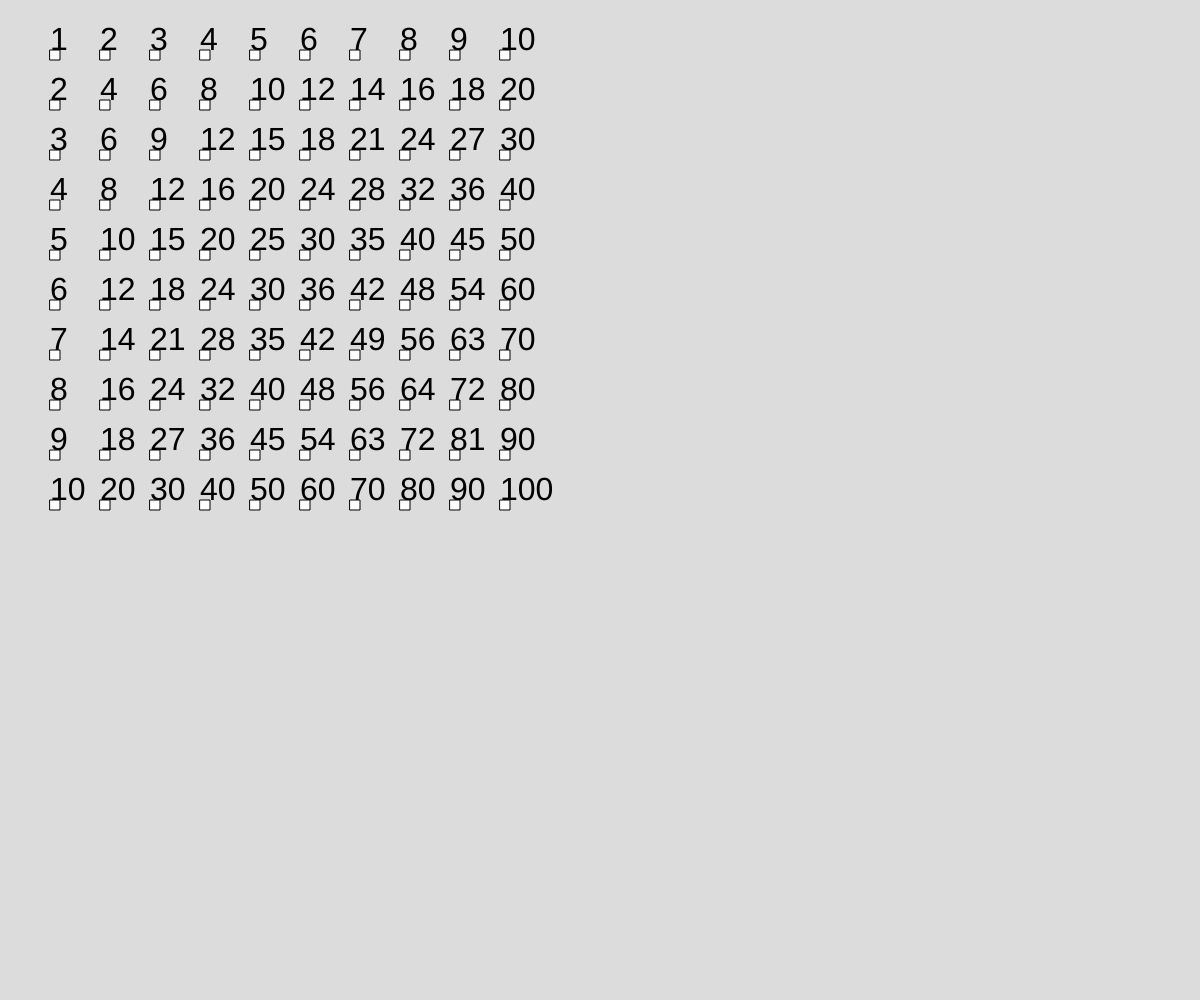
Frame 1 (no input)
Frame 60 (no input): identical to frame 1, image omitted
Frame 120 (the mouse pressed at the canvas centre since frame 60): identical to frame 1, image omitted

The p5.js sketch that drew this single still picture (run headless with seeded random() and noise() and a simulated clock; from frame 60 on, the mouse is pressed at the canvas centre):

// p5.js sketch
// ── sketch.js
// i = iteratoren
function setup() {
  // put setup code here
  createCanvas(windowWidth, windowHeight);

}

function draw() {
  // put drawing code here
  background(220);
  textSize(32);
  //text("hallo der",10,30);

  for(let i = 1; i <= 10; i = i + 1){ //går opp igjen (dette kalles nøstaløkker)
    for (let j = 1; j <= 10; j = j + 1){
      text(i*j,i*50,j*50)//gange med 20 i x for hver runde
      rect(i*50,j*50,10,10);
    }

  }

}
